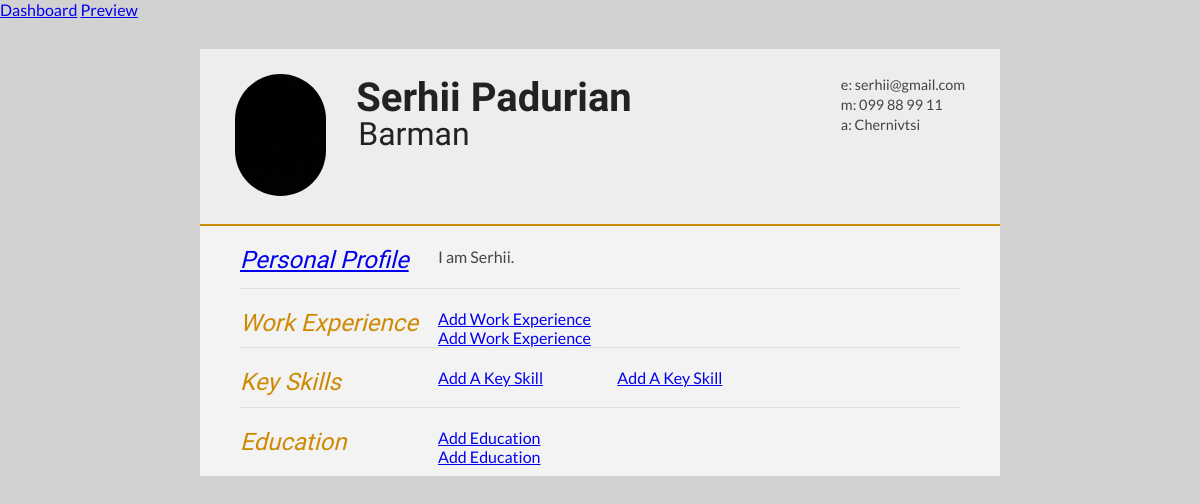
/resume/3/ (signed in), run on the app's committed database.
### builder/models.py (models this page shows, shortened)
class Resume(models.Model):
    author = models.ForeignKey(User, on_delete=models.CASCADE)
    title = models.CharField(default='Untitled', max_length=300)
    updated_at = models.DateTimeField(auto_now=True)
    style = models.ForeignKey(ResumeStyle, on_delete=models.PROTECT)

class PersonalInfo(models.Model):
    resume = models.OneToOneField(Resume, on_delete=models.CASCADE)
    first_name = models.CharField(max_length=100)
    last_name = models.CharField(max_length=100)
    job_title = models.CharField(max_length=200)
    email = models.EmailField()
    mobile = models.CharField(max_length=100)
    address = models.TextField()
    personal_profile = models.TextField()
    image = models.ImageField(upload_to='resume_pics')

### builder/views.py (the view)
# urls.py: path('resume/<int:pk>/', ResumeDetailView.as_view(), name='resume-detail'),
class ResumeDetailView(LoginRequiredMixin, DetailView):
    model = Resume

### builder/templates/builder/resume_detail.html (shortened to what this page needs)
{% extends "builder/resume_base.html" %}
{% block css_file %}
    <link type="text/css" rel="stylesheet" href="{{ object.style.css_file.url }}">
{% endblock css_file %}
{% block add_personal_info %}
    {% if object.personalinfo %}
        <div class="mainDetails">
            <div id="headshot" class="quickFade">
                <img src="{{ object.personalinfo.image.url }}"/>
            </div>
            <div id="name">
                <h1 class="quickFade delayTwo">{{ object.personalinfo.first_name }} {{ object.personalinfo.last_name }}</h1>
                <h2 class="quickFade delayThree">{{ object.personalinfo.job_title }}</h2>
            </div>
            <div id="contactDetails" class="quickFade delayFour">
                <ul>
                    <li>e: {{ object.personalinfo.email }}</li>
                    <li>m: {{ object.personalinfo.mobile }}</li>
                    <li>a: {{ object.personalinfo.address }}</li>
                </ul>
            </div>
        </div>
        <div id="mainArea" class="quickFade delayFive">
            <section>
                <article>
                    <div class="sectionTitle">
                        <h1><a href="{% url 'personal-info-update' object.id object.personalinfo.id %}">Personal Profile</a></h1>
                    </div>
                    <div class="sectionContent">
                        <p>{{ object.personalinfo.personal_profile }}</p>
                    </div>
                </article>
            </section>
    {% endif %}
{% endblock add_personal_info %}
{% block add_we %}
    <section>
        <div class="sectionTitle">
            <h1>Work Experience</h1>
        </div>
        <div class="sectionContent">
            {% for we in object.workexperience_set.all %}
                <article>
					<h2><a href="{% url 'work-experience-update' we.resume.id we.id %}">{{ we.job_title }} at {{ we.company }}</a></h2>
					<p class="subDetails">{{ we.from_date }} - {{ we.to_date }}</p>
					<p>{{ we.description }}</p>
				</article>
            {% empty %}
                <h3><a href="{% url 'work-experience-create' object.pk %}">Add Work Experience</a></h3>
            {% endfor %}
            <h3><a href="{% url 'work-experience-create' object.pk %}">Add Work Experience</a></h3>
        </div>
    </section>
{% endblock add_we %}
{% block add_skill %}
    <section>
        <div class="sectionTitle">
            <h1>Key Skills</h1>
        </div>
        <div class="sectionContent">
            <ul class="keySkills">
                {% for skill in object.skill_set.all %}
                    <li><a href="{% url 'skill-update' skill.resume.id skill.id %}">{{ skill.skill }}</a></li>
                {% empty %}
                    <h3><a href="{% url 'skill-create' object.pk %}">Add A Key Skill</a></h3>
                {% endfor %}
                <h3><a href="{% url 'skill-create' object.pk %}">Add A Key Skill</a></h3>
            </ul>
        </div>
    </section>
{% endblock add_skill %}
{% block add_education %}
        <section>
			<div class="sectionTitle">
				<h1>Education</h1>
			</div>
			<div class="sectionContent">
                {% for ed in object.education_set.all %}
                    <article>
                        <h2><a href="{% url 'education-update' ed.resume.id ed.id %}">{{ ed.alma_mater }}</a></h2>
                        <p class="subDetails">{{ ed.from_date }} - {{ ed.to_date }}</p>
                        <p class="subDetails">{{ ed.qualification }}</p>
                        <p>{{ ed.description }}</p>
				    </article>
                {% empty %}
                    <h3><a href="{% url 'education-create' object.pk %}">Add Education</a></h3>
                {% endfor %}
                <h3><a href="{% url 'education-create' object.pk %}">Add Education</a></h3>
			</div>
		</section>
	</div>
{% endblock add_education %}
{% block opening_div %}
    <a class="btn btn-outline-secondary" href="{% url 'resume-preview' object.id %}">Preview</a>
    <div id="cv" class="instaFade">
{% endblock opening_div %}
{% block closing_div %}
    </div>
{% endblock closing_div %}

### media/resume_style_css_files/resume_style_original.css (style rules this page uses)
html,body,div,span,object,iframe,h1,h2,h3,h4,h5,h6,p,blockquote,pre,abbr,address,cite,code,del,dfn,em,img,ins,kbd,q,samp,small,strong,sub,sup,var,b,i,dl,dt,dd,ol,ul,li,fieldset,form,label,legend,table,caption,tbody,tfoot,thead,tr,th,td,article,aside,canvas,details,figcaption,figure,footer,header,hgroup,menu,nav,section,summary,time,mark,audio,video { border:0; font:inherit; font-size:100%; margin:0; padding:0; vertical-align:baseline; }
article,aside,details,figcaption,figure,footer,header,hgroup,menu,nav,section { display:block; }
html, body { background: #d2d2d2; font-family: 'Lato', helvetica, arial, sans-serif; font-size: 16px; color: #222; }
p { font-size: 1em; line-height: 1.4em; margin-bottom: 20px; color: #444; }
#cv { width: 90%; max-width: 800px; background: #f3f3f3; margin: 30px auto; }
.mainDetails { padding: 25px 35px; border-bottom: 2px solid #cf8a05; background: #ededed; }
#name h1 { font-size: 2.5em; font-weight: 700; font-family: 'Rokkitt', Helvetica, Arial, sans-serif; margin-bottom: -6px; }
#name h2 { font-size: 2em; margin-left: 2px; font-family: 'Rokkitt', Helvetica, Arial, sans-serif; }
#mainArea { padding: 0 40px; }
#headshot { width: 12.5%; float: left; margin-right: 30px; }
#headshot img { width: 100%; height: auto; -webkit-border-radius: 50px; border-radius: 50px; }
#name { float: left; }
#contactDetails { float: right; }
#contactDetails ul { list-style-type: none; font-size: 0.9em; margin-top: 2px; }
#contactDetails ul li { margin-bottom: 3px; color: #444; }
section { border-top: 1px solid #dedede; padding: 20px 0 0; }
section:first-child { border-top: 0; }
section:last-child { padding: 20px 0 10px; }
.sectionTitle { float: left; width: 25%; }
.sectionContent { float: right; width: 72.5%; }
.sectionTitle h1 { font-family: 'Rokkitt', Helvetica, Arial, sans-serif; font-style: italic; font-size: 1.5em; color: #cf8a05; }
.keySkills { list-style-type: none; -moz-column-count:3; -webkit-column-count:3; column-count:3; margin-bottom: 20px; font-size: 1em; color: #444; }
.instaFade { -webkit-animation-name: reset, fade-in; -webkit-animation-duration: 1.5s; -webkit-animation-timing-function: ease-in; -moz-animation-name: reset, fade-in; -moz-animation-duration: 1.5s; -moz-animation-timing-function: ease-in; animation-name: reset, fade-in; animation-duration: 1.5s; animation-timing-function: ease-in; }
.quickFade { -webkit-animation-name: reset, fade-in; -webkit-animation-duration: 2.5s; -webkit-animation-timing-function: ease-in; -moz-animation-name: reset, fade-in; -moz-animation-duration: 2.5s; -moz-animation-timing-function: ease-in; animation-name: reset, fade-in; animation-duration: 2.5s; animation-timing-function: ease-in; }
.delayTwo { -webkit-animation-delay: 0, 1s; -moz-animation-delay: 0, 1s; animation-delay: 0, 1s; }
.delayThree { -webkit-animation-delay: 0, 1.5s; -moz-animation-delay: 0, 1.5s; animation-delay: 0, 1.5s; }
.delayFour { -webkit-animation-delay: 0, 2s; -moz-animation-delay: 0, 2s; animation-delay: 0, 2s; }
.delayFive { -webkit-animation-delay: 0, 2.5s; -moz-animation-delay: 0, 2.5s; animation-delay: 0, 2.5s; }

### data on the page
Resume: personalinfo.image (picture), personalinfo.first_name "Serhii", personalinfo.last_name "Padurian", personalinfo.job_title "Barman", personalinfo.email "serhii@gmail.com", personalinfo.mobile "099 88 99 11", personalinfo.address "Chernivtsi", personalinfo.personal_profile "I am Serhii."
